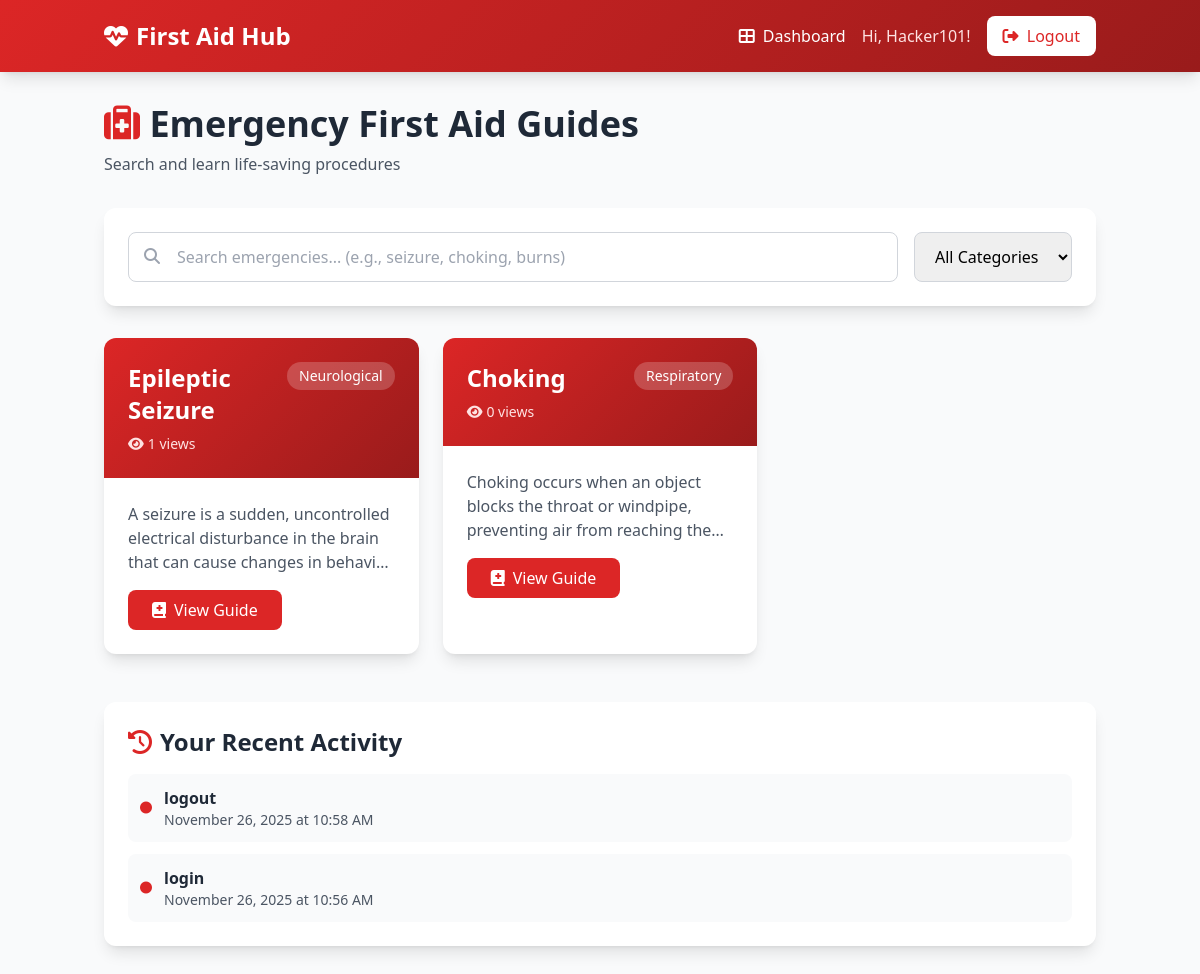
Page /dashboard (signed in) on the committed database.
### app.py (models this page shows)
class EmergencyGuide(db.Model):
    id = db.Column(db.Integer, primary_key=True)
    title = db.Column(db.String(200), nullable=False)
    category = db.Column(db.String(100), nullable=False)
    description = db.Column(db.Text, nullable=False)
    steps = db.Column(JSONEncodedList, nullable=False)
    symptoms = db.Column(JSONEncodedList)
    warnings = db.Column(JSONEncodedList)
    tips = db.Column(JSONEncodedList)
    created_at = db.Column(db.DateTime, default=datetime.utcnow)
    views = db.Column(db.Integer, default=0)

class Activity(db.Model):
    id = db.Column(db.Integer, primary_key=True)
    user_id = db.Column(db.Integer, db.ForeignKey("user.id"), nullable=False)
    action = db.Column(db.String(200), nullable=False)
    timestamp = db.Column(db.DateTime, default=datetime.utcnow)
    details = db.Column(db.Text)

### app.py (the view)
@app.route("/dashboard")
@login_required
def dashboard():
    guides = EmergencyGuide.query.all()
    categories = [
        c[0] for c in db.session.query(EmergencyGuide.category).distinct().all()
    ]
    guides_data = []
    for g in guides:
        guides_data.append(
            {
                "id": g.id,
                "title": g.title,
                "category": g.category,
                "description": g.description,
                "views": g.views,
                "steps": safe_load_list(g.steps),
                "symptoms": safe_load_list(g.symptoms),
                "warnings": safe_load_list(g.warnings),
                "tips": safe_load_list(g.tips),
            }
        )
    recent_activities = (
        Activity.query.filter_by(user_id=session["user_id"])
        .order_by(Activity.timestamp.desc())
        .limit(5)
        .all()
    )
    return render_template(
        "dashboard.html",
        guides=guides_data,
        categories=categories,
        recent_activities=recent_activities,
    )

### app.py (called while the page is built, shortened)
def safe_load_list(json_text):
    if not json_text:
        return []
    if isinstance(json_text, list):
        return json_text

def login_required(f):
    @wraps(f)
    def decorated(*args, **kwargs):
        if "user_id" not in session:
            flash("Please login.", "warning")
            return redirect(url_for("login"))
        return f(*args, **kwargs)
    return decorated

    def process_result_value(self, value, dialect):
        if not value:
            return []
        try:
            parsed = json.loads(value)
            if isinstance(parsed, list):
                return parsed
            return [parsed]
        except Exception:
            return [value]

### templates/dashboard.html (shortened to what this page needs)
{% extends "base.html" %}
{% block content %}
<div class="container mx-auto px-4 py-8">
    <div class="mb-8 animate-fade-in-up">
        <h1 class="text-4xl font-bold text-gray-800 mb-2">
            <i class="fas fa-medkit text-red-600"></i>
            Emergency First Aid Guides
        </h1>
        <p class="text-gray-600">Search and learn life-saving procedures</p>
    </div>
    <div class="bg-white rounded-xl shadow-lg p-6 mb-8 animate-fade-in-up">
        <div class="flex flex-col md:flex-row gap-4">
            <div class="flex-1">
                <div class="relative">
                    <i class="fas fa-search absolute left-4 top-4 text-gray-400"></i>
                    <input type="text" id="searchInput"
                        placeholder="Search emergencies... (e.g., seizure, choking, burns)"
                        class="w-full pl-12 pr-4 py-3 border border-gray-300 rounded-lg focus:outline-none focus:border-red-500 transition">
                </div>
            </div>
            <select id="categoryFilter"
                class="px-4 py-3 border border-gray-300 rounded-lg focus:outline-none focus:border-red-500 transition">
                <option value="">All Categories</option>
            </select>
        </div>
    </div>
    <div id="guidesGrid" class="grid md:grid-cols-2 lg:grid-cols-3 gap-6 mb-12">
        {% for guide in guides %}
        <div class="bg-white rounded-xl shadow-lg overflow-hidden card-hover guide-card"
            data-title="{{ guide.title|lower }}"
            data-category="{{ guide.category }}"
            data-description="{{ guide.description|lower }}">
            <div class="gradient-bg text-white p-6">
                <div class="flex justify-between items-start mb-2">
                    <h3 class="text-2xl font-bold">{{ guide.title }}</h3>
                    <span class="bg-white/20 px-3 py-1 rounded-full text-sm">
                        {{ guide.category }}
                    </span>
                </div>
                <p class="text-red-100 text-sm">
                    <i class="fas fa-eye mr-1"></i>{{ guide.views }} views
                </p>
            </div>
            <div class="p-6">
                <p class="text-gray-600 mb-4 line-clamp-3">{{ guide.description }}</p>
                <a href="{{ url_for('view_guide', guide_id=guide.id) }}"
                    class="inline-block bg-red-600 text-white px-6 py-2 rounded-lg hover:bg-red-700 transition">
                    <i class="fas fa-book-medical mr-2"></i>View Guide
                </a>
            </div>
        </div>
        {% endfor %}
    </div>
    <div class="bg-white rounded-xl shadow-lg p-6 animate-slide-in-right">
        <h2 class="text-2xl font-bold text-gray-800 mb-4">
            <i class="fas fa-history text-red-600 mr-2"></i>Your Recent Activity
        </h2>
        <div class="space-y-3">
            {% for activity in recent_activities %}
            <div class="flex items-center gap-3 p-3 bg-gray-50 rounded-lg">
                <i class="fas fa-circle text-red-600 text-xs"></i>
                <div class="flex-1">
                    <p class="font-semibold text-gray-800">{{ activity.action }}</p>
                    <p class="text-sm text-gray-600">{{ activity.timestamp.strftime('%B %d, %Y at %I:%M %p') }}</p>
                </div>
            </div>
            {% else %}
            <p class="text-gray-500 text-center py-4">No recent activity</p>
            {% endfor %}
        </div>
    </div>
</div>
{% endblock %}

### templates/base.html (style rules this page uses)
.animate-fade-in-up { animation: fadeInUp 0.6s ease-out forwards; }
.animate-slide-in-right { animation: slideInRight 0.5s ease-out forwards; }
.card-hover { transition: all 0.3s ease; }
.gradient-bg { background: linear-gradient(135deg, #dc2626 0%, #991b1b 100%); }

### rows in the picture
EmergencyGuide: title "Epileptic Seizure", category "Neurological", views "1", description "A seizure is a sudden, uncontrolled electrical disturbance in the brain that can cause changes in…"
EmergencyGuide: title "Choking", category "Respiratory", views "0", description "Choking occurs when an object blocks the throat or windpipe, preventing air from reaching…"
Activity: action "logout", timestamp "November 26, 2025 at 10:58 AM"
Activity: action "login", timestamp "November 26, 2025 at 10:56 AM"

### other values in the picture
{{ session.username }} "Hacker101"
